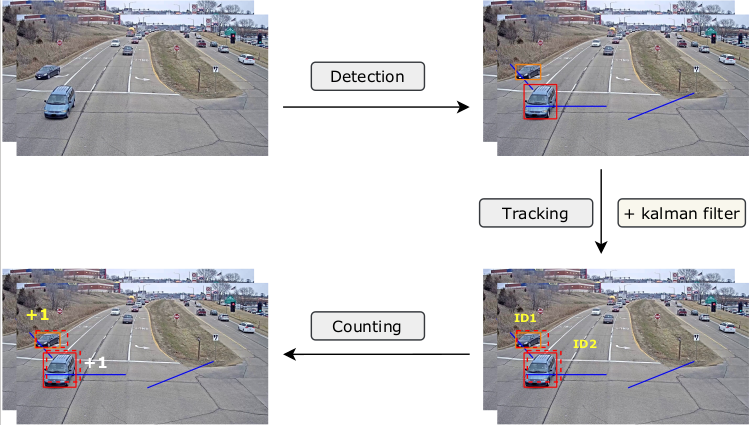
#> input picture imgs/algorithm.png, 751 x 425 px; its folder holds only this picture in this run
$ python -i vis_utils.py   (imports and definitions only)   (older library calls are emulated)
#> lines starting #> are read from the running program, lines starting #| are printed output that depends on the picture; after the words box and inside, x2 and y2 are one past the last pixel; in counts of white or black regions, pixels touching at a corner belong together
#> further down, picture is the input picture: shape (425, 751, 3); mean B, G, R 196.3, 193.9, 195
# This script contains all the utility function for visualization
import numpy as np
import os
import cv2
import matplotlib.pyplot as plt
import csv
import pickle
import time
from efficientdet.postprocess_count_utils import *
import efficientdet.count_utils as count_utils


# [64 lines left out: functions ax_global_get, show_bbox, get_video_writer, not called in this run]


def increase_brightness(img, value=30):
#> called with value = 30
    if np.max(img) < 10.0:
        img = (img * 255.0).astype(np.uint8)
    hsv = cv2.cvtColor(img, cv2.COLOR_BGR2HSV)
#> hsv: shape (425, 751, 3); mean H, S, V 48.4, 13.5, 199.5
    h, s, v = cv2.split(hsv)
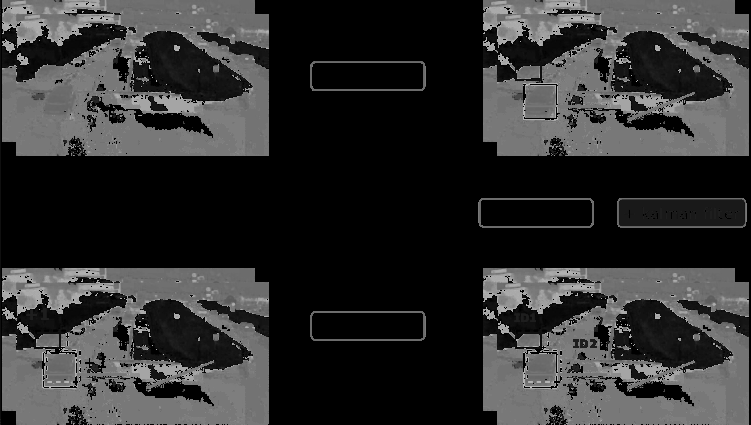
#> h: shape (425, 751); min 0, max 179, mean 48.4
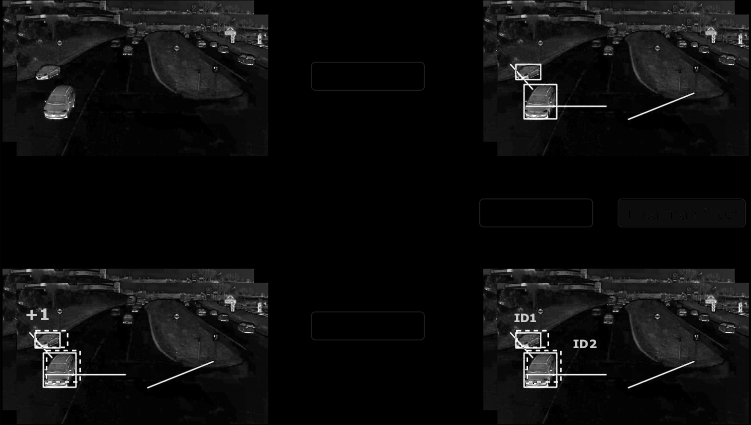
#> s: shape (425, 751); min 0, max 255, mean 13.5
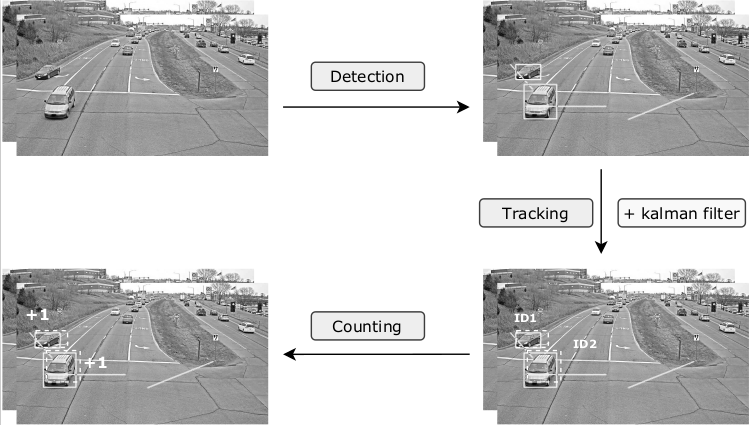
#> v: shape (425, 751); min 0, max 255, mean 199.5

    lim = 255 - value
    v[v > lim] = 255
#> v: shape (425, 751); 6.36% of pixels changed, all inside (x1, y1, x2, y2) = (0, 0, 749, 425)
    v[v <= lim] += value
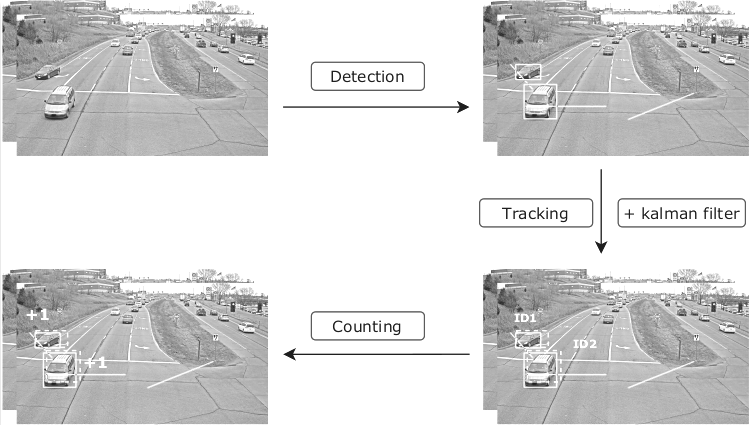
#> v: shape (425, 751); min 30, max 255, mean 215.3

    final_hsv = cv2.merge((h, s, v))
#> final_hsv: shape (425, 751, 3); mean H, S, V 48.4, 13.5, 215.3
    img = cv2.cvtColor(final_hsv, cv2.COLOR_HSV2BGR)
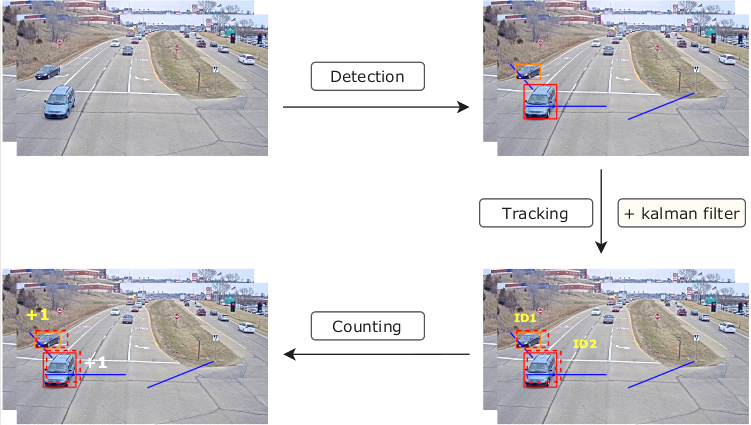
#> img: shape (425, 751, 3); mean B, G, R 211.4, 208.3, 209.8
    return img


# [677 lines left out: functions blur_image, put_multiple_stat_on_im, put_stat_on_im, assign_direction_to_string, vis_postprocessing_im, put_accumulate_num_on_im and 12 more, not called in this run]


>>> import cv2
>>> picture = cv2.imread('imgs/algorithm.png')
>>> result = increase_brightness(picture)
